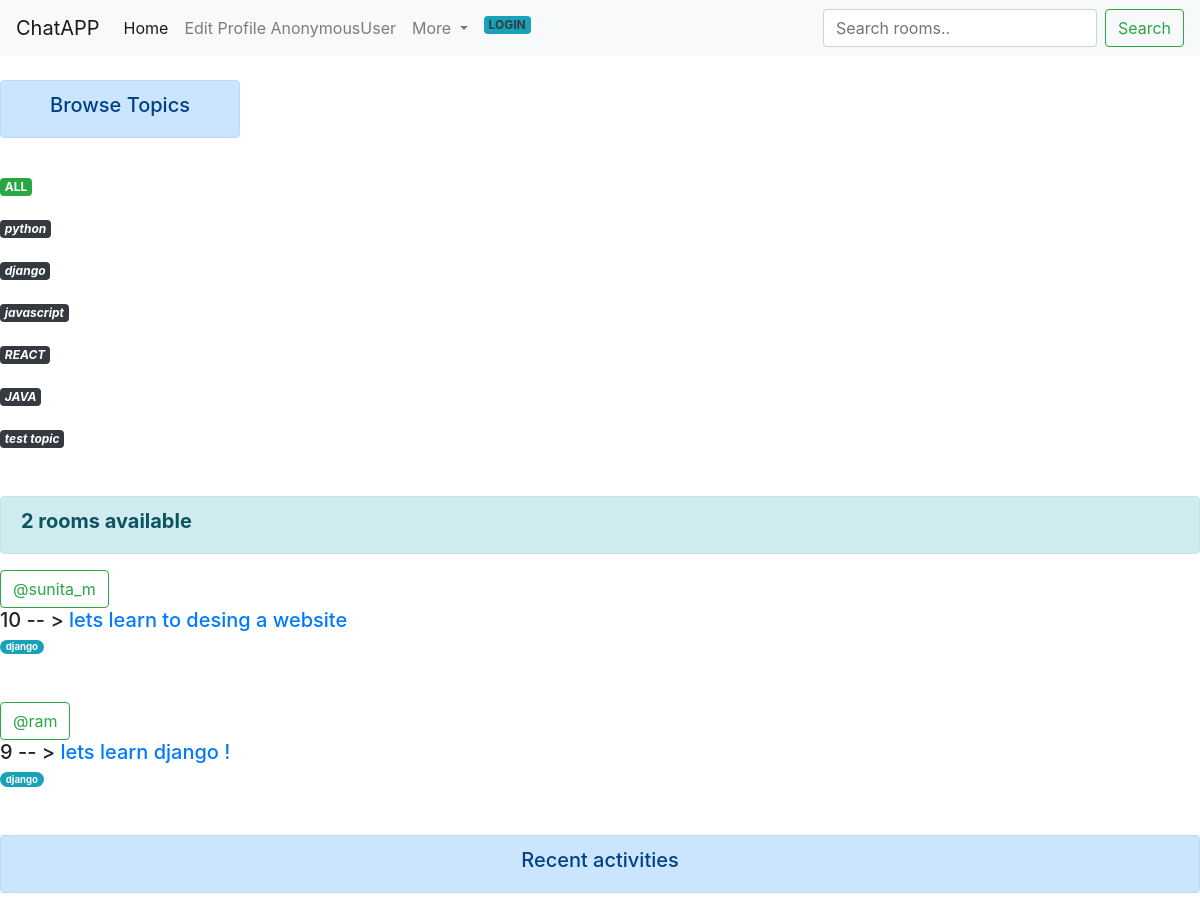
/?q=django, run on the app's committed database.
### base/models.py (models this page shows, shortened)
class Topic (models.Model):
    name = models.CharField(max_length=100)

class Room(models.Model):
    topic = models.ForeignKey(Topic , on_delete=models.SET_NULL , null=True) #topic can have many rooms but 1 room can only contain 1 topic
    name = models.CharField(max_length=250)
    description = models.TextField(null=True , blank=True)
    updated =models.DateTimeField(auto_now=True)
    created = models.DateTimeField(auto_now_add=True)
    host = models.ForeignKey(User,on_delete=models.SET_NULL , null=True )
    participants = models.ManyToManyField(User,related_name='participants' , blank=True)
    class Meta:
        ordering = ['-updated' , '-created']

### base/views.py (the view)
# urls.py: path('', views.Home, name='home'),
def Home(request):
    q = request.GET.get('q') if request.GET.get('q') != None   else ''
    rooms=Room.objects.filter(
        Q(topic__name__icontains=q) |
        Q(name__icontains=q) |
        Q(host__username__icontains=q)
        )
    room_count = rooms.count()
    topics =Topic.objects.all()
    messages = Message.objects.filter(Q(room__name__icontains = q)) # for getting all message
    context={'rooms':rooms , 'topics':topics , 'room_count':room_count , 'messages':messages}
    return render(request,'base/home.html',context)

### base/templates/base/home.html (shortened to what this page needs)
{% include 'base/nav.html' %}
{% block content %}
<br>
<div class="homecontainer ">
    <div >
       {% include 'base/topic_component.html' %}
    </div>
    <div>
        <div class="alert alert-info" role="alert">
            <h5> <b>    {{room_count}} rooms available</b> </h5>
            </div>
            {% include 'base/feed.html' %}
    </div>
    <div >
       {% include 'base/activity_component.html' %}
    </div>
{% endblock %}

### base/templates/base/topic_component.html (shortened to what this page needs)
<div class=" text-center    alert alert-primary" role="alert"">
    <h5>  Browse Topics </h5>
</div>
<br>
<a href="{% url 'home' %}" class="badge badge-success"> ALL </a>
<br>
<br>
    {% for topic in topics %}
    <a href="{% url 'home' %}?q={{topic.name}}" class="badge badge-dark"><i>{{topic.name}}</i>  </a>
    <br>
    <br>
    {% endfor %}
<br>
</div>

### base/templates/base/feed.html (shortened to what this page needs)
{% for room in rooms %}
   <span><a  href="{% url 'profile'  room.host.id  %}"><button type="button" class="btn btn-outline-success"> @{{room.host.username}} </button></a>   </span>
<h5>  {{room.id}} -- > <a href="{% url 'room' room.id %}" > {{room.name}} </a> </h5>
<small><span class="badge badge-pill badge-info">{{room.topic.name}} </span></small>
<br>
<br>
<br>
{% endfor %}

### base/templates/base/home.html (style rules this page uses)
.homecontainer { display:grid; grid-template-columns: 1fr 3fr 1fr ; }

### data on the page
Topic: name "python"
Topic: name "django"
Topic: name "javascript"
Topic: name "REACT"
Topic: name "JAVA"
Topic: name "test topic"
Room: host.username "sunita_m", id "10", name "lets learn to desing a website", topic.name "django"
Room: host.username "ram", id "9", name "lets learn django !", topic.name "django"

### other printed values
{{ request.user }} "AnonymousUser"
{{ room_count }} "2"
